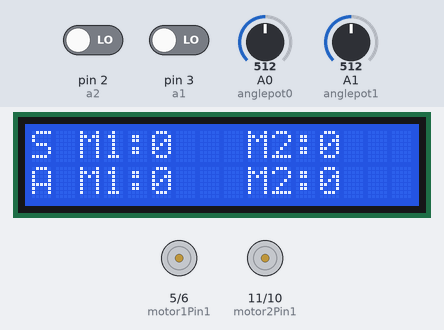
The sketch below on a simulated Arduino Uno, built with avr-gcc and run on an emulated ATmega328P. Parts: 16×2 character LCD, motor-driver pin pairs drawn as motors (green arrow = first pin HIGH = forward, orange = second pin HIGH = backward, longer = more drive). Inputs (shaded band) come from the test bench; at power-on: A0 (anglepot0) = 512, A1 (anglepot1) = 512, pin 2 (a2) LOW, pin 3 (a1) LOW.

Above: at 1.2 s.
1.3 s: A0 (anglepot0) set to 511
At 3.2 s:
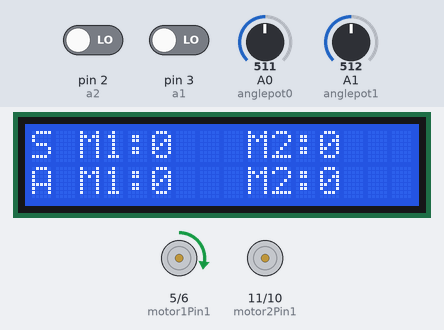
4.3 s: A1 (anglepot1) set to 504
At 6.0 s:
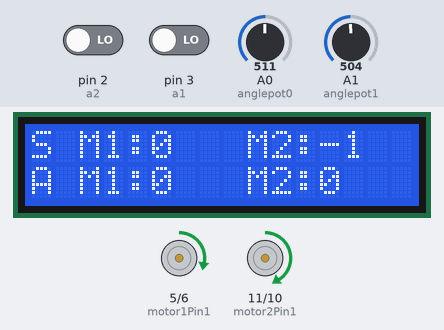
6.4 s: A1 (anglepot1) set to 390
At 8.3 s:
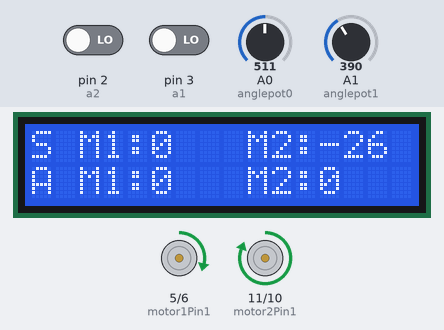
9.4 s: A0 (anglepot0) set to 390
At 10.6 s:
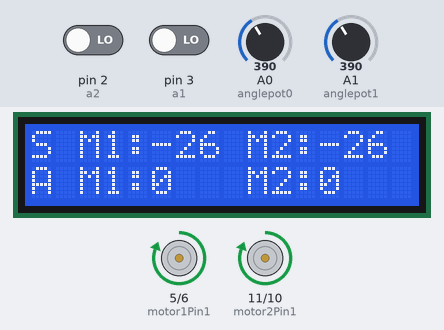
11.1 s: A1 (anglepot1) set to 511
At 12.7 s:
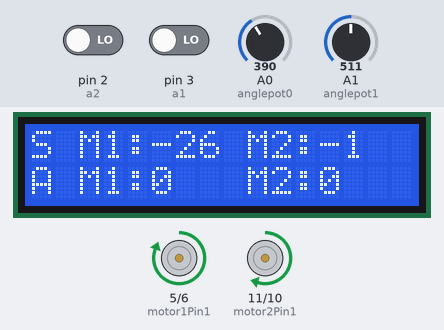
14.1 s: A0 (anglepot0) set to 716
At 16.3 s:
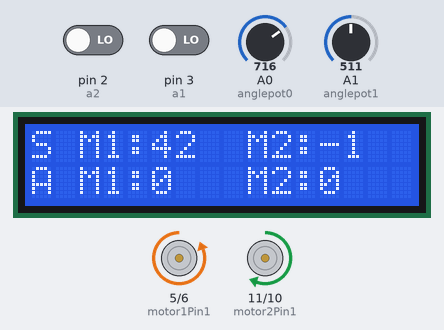
Timing chart, 0 to 60.7 s (numbered marks = the images above; inputs shaded):
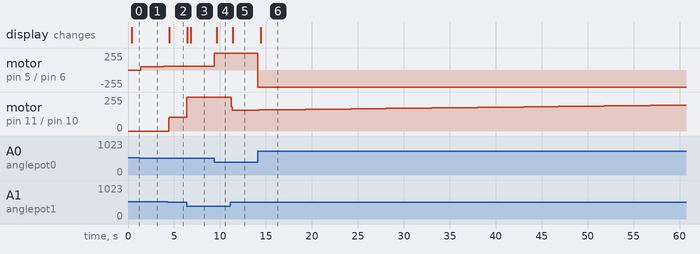

The sketch:

SpeedFinal.ino
```cpp
#include <LiquidCrystal_I2C.h>
LiquidCrystal_I2C lcd(0x27, 16, 2);

int anglepot0= A0;
int anglepot1=A1;

const float alpha = 0.025;  // Adjust this value to set the cutoff frequency
double filteredOutput[2];
double filteredInput[2];

int a1=3;
int fre=10;
int b1=9;
int a2=2;
int b2=7;
int motor1Pin1 = 5;
int motor1Pin2 = 6;
int motor2Pin1=11;
int motor2Pin2=10;
int pos[2];
int setpos[2];
float kp=50,kd=0.00505,ki=0.800;
long prevt[2];
double eprev[2],einteg[2],deltaT[2],dervative[2],pidOutput[2];
float rpm[2],prevTime[2];
float pre;
float calc=0;

void readencoder1()   // Function to read Encoder
{
  int f= digitalRead(b1);
  if(f>0)
  pos[0]++;
  else
  pos[0]--;
}
void readencoder2()   // Function to read Encoder
{
  int f= digitalRead(b2);
  if(f>0)
  pos[1]++;
  else
  pos[1]--;
}

float pid(int i)    // PID Function
{

 long currt = micros();
  if (currt - prevt[i] >= fre)
  {
 deltaT[i]= ((double)(currt-prevt[i]))/1.0e6;
 prevt[i]=currt;
 double e=filteredInput[i]-filteredOutput[i];
 dervative[i]= (e-eprev[i])/(deltaT[i]);
 einteg[i] = einteg[i]+ e*deltaT[i];
 eprev[i]=e;
 calc= kp*e+kd*dervative[i]+ki*einteg[i];
  }
return calc;
}

void motorwrite(int channel1,int channel2,int val)    // Function to give motors PWM signal
{
 int dutyc = constrain(fabs(val),0,255);
 if(val<0)
 {analogWrite(channel2,0);
 analogWrite(channel1,dutyc);}
 else
 {analogWrite(channel1,0);
 analogWrite(channel2,dutyc);
 }
}
void ENCODER_RPM(int i)   // Function to calculate RPM
{
  // Calculate RPM every second
  float currentTime = millis();
  if (currentTime - prevTime[i] >= fre)
  {
    // Calculate RPM
    rpm[i] =  (float)pos[i] * (60000.0 / 493.9) / (currentTime - prevTime[i]); //493.9 number of pulses per rotaion
    pos[i] = 0;
    prevTime[i] = currentTime;
    filteredOutput[i]=alpha * rpm[i] + (1 - alpha) * filteredOutput[i];   // Low Pass Filter
  }
}

void setup()
{
 pinMode(anglepot0,INPUT);
 pinMode(anglepot1,INPUT);
 pinMode(b1,INPUT);
 pinMode(b2,INPUT);
 pinMode(a1,INPUT);
 pinMode(a2,INPUT);
 pinMode(motor1Pin1,OUTPUT);
 pinMode(motor1Pin2,OUTPUT);
 pinMode(motor2Pin1,OUTPUT);
 pinMode(motor2Pin2,OUTPUT);


 attachInterrupt(digitalPinToInterrupt(a1), readencoder1, RISING);
 attachInterrupt(digitalPinToInterrupt(a2), readencoder2, RISING);
 lcd.init();
 lcd.backlight();
 Serial.begin(115200);
}

void loop() {

setpos[0]=map(analogRead(anglepot0),0,1024,-110,110);
setpos[1]=map(analogRead(anglepot1),0,1024,-110,110);
ENCODER_RPM(0);
ENCODER_RPM(1);
filteredInput[0]=alpha * setpos[0] + (1 - alpha) * filteredInput[0];    // Low Pass Filter
filteredInput[1]=alpha * setpos[1] + (1 - alpha) * filteredInput[1];    // Low Pass Filter

pidOutput[0]= pid(0);
pidOutput[1]= pid(1);
motorwrite(motor1Pin1,motor1Pin2,(setpos[0]+pidOutput[0]));
motorwrite(motor2Pin1,motor2Pin2,(setpos[1]+pidOutput[1]));
long t=millis();
if((t-pre)>400){    // Only Writing to Screen once per 400ms

lcd.setCursor(0, 0);
lcd.print("S M1:");
lcd.print((int)filteredInput[0]);
lcd.print("  ");
lcd.setCursor(9, 0);
lcd.print("M2:");
lcd.print((int)filteredInput[1]);
lcd.print("  ");
lcd.setCursor(0, 1);
lcd.print("A M1:");
lcd.print((int)filteredOutput[0]);
lcd.print("  ");
lcd.setCursor(9, 1);
lcd.print("M2:");
lcd.print((int)filteredOutput[1]);
lcd.print("  ");
pre=t;
}


}
```

Measured:
- the behaviour switches between 512 and 511 on A0 (anglepot0) (found by bisection; images 0 and 1)
- the behaviour switches between 512 and 511 on A1 (anglepot1) (found by bisection; images 1 and 2)
- after the input at 1.3 s, motor on pin 5 (motor1Pin1) / pin 6 (motor1Pin2): stopped → forward 50/255 after 0.09 s, → forward 51/255 0.12 s later, → forward 52/255 1.1 s later, → forward 53/255 1.3 s later
- after the input at 4.3 s, motor on pin 11 (motor2Pin1) / pin 10 (motor2Pin2): stopped → forward 102/255 after 0.11 s, → forward 103/255 0.55 s later, → forward 104/255 0.62 s later, → forward 105/255 0.63 s later; the display: changes after 0.18 s (image 2)
- after the input at 6.4 s, the display: first changes at once (image 3 shows a later state)
- after the input at 9.4 s, motor on pin 5 (motor1Pin1) / pin 6 (motor1Pin2): forward 57/255 → forward 255/255 at once; the display: changes after 0.24 s (image 4)
- after the input at 11.1 s, motor on pin 11 (motor2Pin1) / pin 10 (motor2Pin2): forward 255/255 → forward 183/255 after 0.13 s, → forward 155/255 0.10 s later, → forward 156/255 0.43 s later, → forward 157/255 1.3 s later; the display: changes after 0.27 s (image 5)
- after the input at 14.1 s, motor on pin 5 (motor1Pin1) / pin 6 (motor1Pin2): forward 255/255 → backward 255/255 at once; the display: changes after 0.35 s (image 6)
